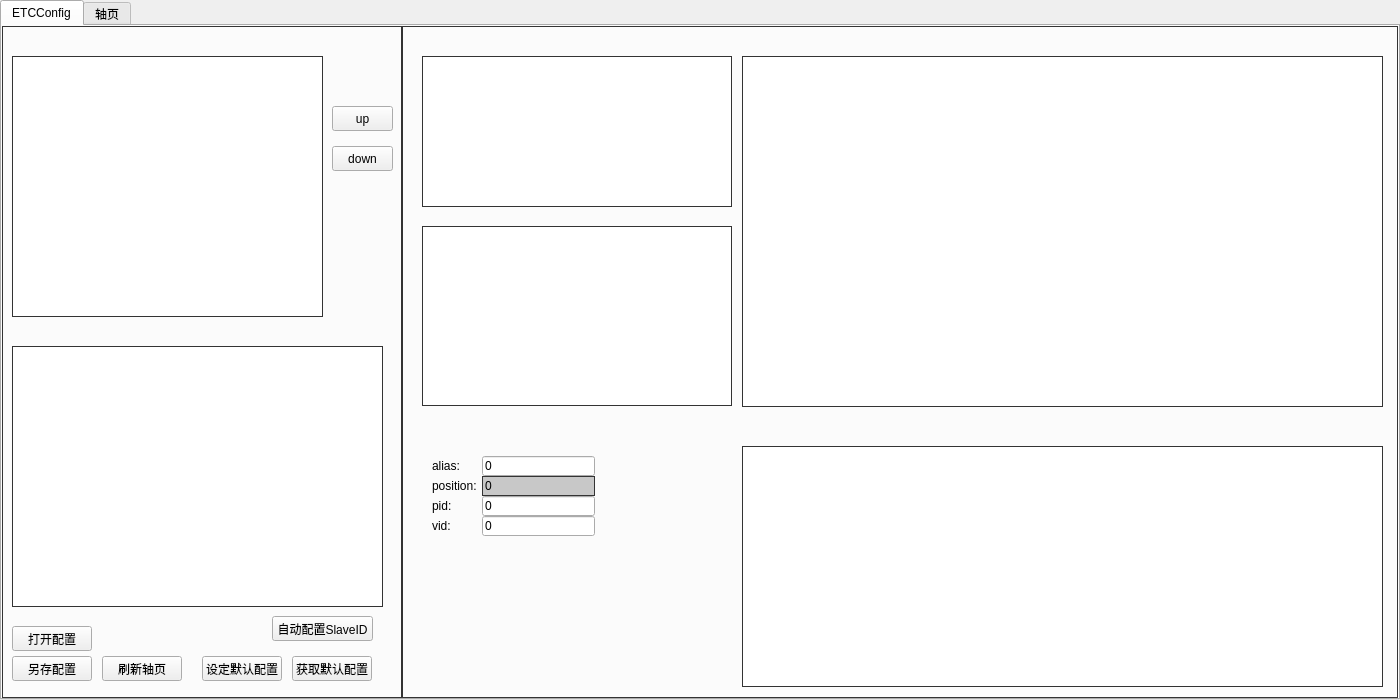
<?xml version="1.0" encoding="UTF-8"?>
<ui version="4.0">
 <class>ethercatwid</class>
 <widget class="QWidget" name="ethercatwid">
  <property name="geometry">
   <rect>
    <x>0</x>
    <y>0</y>
    <width>1400</width>
    <height>700</height>
   </rect>
  </property>
  <property name="windowTitle">
   <string>Form</string>
  </property>
  <layout class="QGridLayout" name="gridLayout" rowstretch="0,0,0,0" columnstretch="0,0,0">
   <property name="leftMargin">
    <number>0</number>
   </property>
   <property name="topMargin">
    <number>0</number>
   </property>
   <property name="rightMargin">
    <number>0</number>
   </property>
   <property name="bottomMargin">
    <number>0</number>
   </property>
   <property name="spacing">
    <number>0</number>
   </property>
   <item row="2" column="2">
    <spacer name="horizontalSpacer_2">
     <property name="orientation">
      <enum>Qt::Horizontal</enum>
     </property>
     <property name="sizeType">
      <enum>QSizePolicy::Minimum</enum>
     </property>
     <property name="sizeHint" stdset="0">
      <size>
       <width>0</width>
       <height>0</height>
      </size>
     </property>
    </spacer>
   </item>
   <item row="2" column="0">
    <spacer name="horizontalSpacer">
     <property name="orientation">
      <enum>Qt::Horizontal</enum>
     </property>
     <property name="sizeType">
      <enum>QSizePolicy::Minimum</enum>
     </property>
     <property name="sizeHint" stdset="0">
      <size>
       <width>0</width>
       <height>0</height>
      </size>
     </property>
    </spacer>
   </item>
   <item row="0" column="1">
    <spacer name="verticalSpacer">
     <property name="orientation">
      <enum>Qt::Vertical</enum>
     </property>
     <property name="sizeType">
      <enum>QSizePolicy::Minimum</enum>
     </property>
     <property name="sizeHint" stdset="0">
      <size>
       <width>0</width>
       <height>0</height>
      </size>
     </property>
    </spacer>
   </item>
   <item row="3" column="1">
    <spacer name="verticalSpacer_2">
     <property name="orientation">
      <enum>Qt::Vertical</enum>
     </property>
     <property name="sizeType">
      <enum>QSizePolicy::Minimum</enum>
     </property>
     <property name="sizeHint" stdset="0">
      <size>
       <width>0</width>
       <height>0</height>
      </size>
     </property>
    </spacer>
   </item>
   <item row="1" column="1">
    <widget class="QTabWidget" name="tabWidget">
     <property name="currentIndex">
      <number>0</number>
     </property>
     <widget class="QWidget" name="tab_3">
      <attribute name="title">
       <string>ETCConfig</string>
      </attribute>
      <layout class="QGridLayout" name="gridLayout_3" columnstretch="0,0">
       <property name="leftMargin">
        <number>0</number>
       </property>
       <property name="topMargin">
        <number>0</number>
       </property>
       <property name="rightMargin">
        <number>0</number>
       </property>
       <property name="bottomMargin">
        <number>0</number>
       </property>
       <property name="spacing">
        <number>0</number>
       </property>
       <item row="0" column="0">
        <widget class="QWidget" name="slaveConfig" native="true">
         <property name="enabled">
          <bool>true</bool>
         </property>
         <property name="minimumSize">
          <size>
           <width>400</width>
           <height>0</height>
          </size>
         </property>
         <property name="maximumSize">
          <size>
           <width>400</width>
           <height>16777215</height>
          </size>
         </property>
         <property name="styleSheet">
          <string notr="true">     #slaveConfig{border: 1px solid #333333;
  }  </string>
         </property>
         <widget class="QTableWidget" name="slaveTable">
          <property name="geometry">
           <rect>
            <x>10</x>
            <y>30</y>
            <width>311</width>
            <height>261</height>
           </rect>
          </property>
          <property name="contextMenuPolicy">
           <enum>Qt::CustomContextMenu</enum>
          </property>
          <property name="styleSheet">
           <string notr="true">     #slaveTable{border: 1px solid #333333;
  }  </string>
          </property>
         </widget>
         <widget class="QPushButton" name="open_JSON">
          <property name="geometry">
           <rect>
            <x>10</x>
            <y>600</y>
            <width>80</width>
            <height>25</height>
           </rect>
          </property>
          <property name="text">
           <string>打开配置</string>
          </property>
         </widget>
         <widget class="QPushButton" name="creat_JSON">
          <property name="geometry">
           <rect>
            <x>200</x>
            <y>630</y>
            <width>80</width>
            <height>25</height>
           </rect>
          </property>
          <property name="text">
           <string>设定默认配置</string>
          </property>
         </widget>
         <widget class="QPushButton" name="saveAs_JSON">
          <property name="geometry">
           <rect>
            <x>10</x>
            <y>630</y>
            <width>80</width>
            <height>25</height>
           </rect>
          </property>
          <property name="text">
           <string>另存配置</string>
          </property>
         </widget>
         <widget class="QPushButton" name="getconf_JSON">
          <property name="geometry">
           <rect>
            <x>290</x>
            <y>630</y>
            <width>80</width>
            <height>25</height>
           </rect>
          </property>
          <property name="text">
           <string>获取默认配置</string>
          </property>
         </widget>
         <widget class="QTableWidget" name="axisTable">
          <property name="geometry">
           <rect>
            <x>10</x>
            <y>320</y>
            <width>371</width>
            <height>261</height>
           </rect>
          </property>
          <property name="contextMenuPolicy">
           <enum>Qt::CustomContextMenu</enum>
          </property>
          <property name="styleSheet">
           <string notr="true">     #axisTable{border: 1px solid #333333;
  }  </string>
          </property>
         </widget>
         <widget class="QPushButton" name="up">
          <property name="geometry">
           <rect>
            <x>330</x>
            <y>80</y>
            <width>61</width>
            <height>25</height>
           </rect>
          </property>
          <property name="text">
           <string>up</string>
          </property>
         </widget>
         <widget class="QPushButton" name="down">
          <property name="geometry">
           <rect>
            <x>330</x>
            <y>120</y>
            <width>61</width>
            <height>25</height>
           </rect>
          </property>
          <property name="text">
           <string>down</string>
          </property>
         </widget>
         <widget class="QPushButton" name="auto_config">
          <property name="geometry">
           <rect>
            <x>270</x>
            <y>590</y>
            <width>101</width>
            <height>25</height>
           </rect>
          </property>
          <property name="text">
           <string>自动配置SlaveID</string>
          </property>
         </widget>
         <widget class="QPushButton" name="updatAxis">
          <property name="geometry">
           <rect>
            <x>100</x>
            <y>630</y>
            <width>80</width>
            <height>25</height>
           </rect>
          </property>
          <property name="text">
           <string>刷新轴页</string>
          </property>
         </widget>
        </widget>
       </item>
       <item row="0" column="1">
        <widget class="QWidget" name="PDOConfig" native="true">
         <property name="styleSheet">
          <string notr="true">     #PDOConfig{border: 1px solid #333333;
  }  </string>
         </property>
         <widget class="QTableWidget" name="assignTable">
          <property name="geometry">
           <rect>
            <x>20</x>
            <y>30</y>
            <width>310</width>
            <height>151</height>
           </rect>
          </property>
          <property name="contextMenuPolicy">
           <enum>Qt::CustomContextMenu</enum>
          </property>
          <property name="styleSheet">
           <string notr="true">     #assignTable{border: 1px solid #333333;
  }  </string>
          </property>
         </widget>
         <widget class="QTableWidget" name="indexTable">
          <property name="geometry">
           <rect>
            <x>20</x>
            <y>200</y>
            <width>310</width>
            <height>180</height>
           </rect>
          </property>
          <property name="contextMenuPolicy">
           <enum>Qt::CustomContextMenu</enum>
          </property>
          <property name="styleSheet">
           <string notr="true">     #indexTable{border: 1px solid #333333;
  }  </string>
          </property>
         </widget>
         <widget class="QTableWidget" name="PDOTable">
          <property name="geometry">
           <rect>
            <x>340</x>
            <y>30</y>
            <width>641</width>
            <height>351</height>
           </rect>
          </property>
          <property name="contextMenuPolicy">
           <enum>Qt::CustomContextMenu</enum>
          </property>
          <property name="styleSheet">
           <string notr="true">     #PDOTable{border: 1px solid #333333;
  }  </string>
          </property>
         </widget>
         <widget class="QTableWidget" name="startupTable">
          <property name="geometry">
           <rect>
            <x>340</x>
            <y>420</y>
            <width>641</width>
            <height>241</height>
           </rect>
          </property>
          <property name="contextMenuPolicy">
           <enum>Qt::CustomContextMenu</enum>
          </property>
          <property name="styleSheet">
           <string notr="true">     #startupTable{border: 1px solid #333333;
  }  </string>
          </property>
         </widget>
         <widget class="QLabel" name="label">
          <property name="geometry">
           <rect>
            <x>30</x>
            <y>430</y>
            <width>54</width>
            <height>20</height>
           </rect>
          </property>
          <property name="text">
           <string>alias:</string>
          </property>
         </widget>
         <widget class="QLabel" name="label_2">
          <property name="geometry">
           <rect>
            <x>30</x>
            <y>450</y>
            <width>54</width>
            <height>20</height>
           </rect>
          </property>
          <property name="text">
           <string>position:</string>
          </property>
         </widget>
         <widget class="QLabel" name="label_3">
          <property name="geometry">
           <rect>
            <x>30</x>
            <y>470</y>
            <width>54</width>
            <height>20</height>
           </rect>
          </property>
          <property name="text">
           <string>pid:</string>
          </property>
         </widget>
         <widget class="QLabel" name="label_4">
          <property name="geometry">
           <rect>
            <x>30</x>
            <y>490</y>
            <width>54</width>
            <height>20</height>
           </rect>
          </property>
          <property name="text">
           <string>vid:</string>
          </property>
         </widget>
         <widget class="QLineEdit" name="alias">
          <property name="geometry">
           <rect>
            <x>80</x>
            <y>430</y>
            <width>113</width>
            <height>20</height>
           </rect>
          </property>
          <property name="text">
           <string>0</string>
          </property>
         </widget>
         <widget class="QLineEdit" name="position">
          <property name="geometry">
           <rect>
            <x>80</x>
            <y>450</y>
            <width>113</width>
            <height>20</height>
           </rect>
          </property>
          <property name="styleSheet">
           <string notr="true">background: rgb(200,200,200);
  border: 1px solid #333333;
   </string>
          </property>
          <property name="text">
           <string>0</string>
          </property>
          <property name="readOnly">
           <bool>true</bool>
          </property>
         </widget>
         <widget class="QLineEdit" name="pid">
          <property name="geometry">
           <rect>
            <x>80</x>
            <y>470</y>
            <width>113</width>
            <height>20</height>
           </rect>
          </property>
          <property name="text">
           <string>0</string>
          </property>
         </widget>
         <widget class="QLineEdit" name="vid">
          <property name="geometry">
           <rect>
            <x>80</x>
            <y>490</y>
            <width>113</width>
            <height>20</height>
           </rect>
          </property>
          <property name="text">
           <string>0</string>
          </property>
         </widget>
        </widget>
       </item>
      </layout>
     </widget>
     <widget class="QWidget" name="tab">
      <attribute name="title">
       <string>轴页</string>
      </attribute>
      <layout class="QGridLayout" name="gridLayout_2">
       <property name="leftMargin">
        <number>2</number>
       </property>
       <property name="topMargin">
        <number>2</number>
       </property>
       <property name="rightMargin">
        <number>2</number>
       </property>
       <property name="bottomMargin">
        <number>2</number>
       </property>
       <property name="spacing">
        <number>2</number>
       </property>
       <item row="0" column="0">
        <widget class="QTabWidget" name="axisTab">
         <property name="currentIndex">
          <number>0</number>
         </property>
         <widget class="QWidget" name="tab_2">
          <attribute name="title">
           <string>Tab 1</string>
          </attribute>
         </widget>
         <widget class="QWidget" name="tab_4">
          <attribute name="title">
           <string>Tab 2</string>
          </attribute>
         </widget>
        </widget>
       </item>
      </layout>
     </widget>
    </widget>
   </item>
  </layout>
 </widget>
 <resources/>
 <connections/>
</ui>
